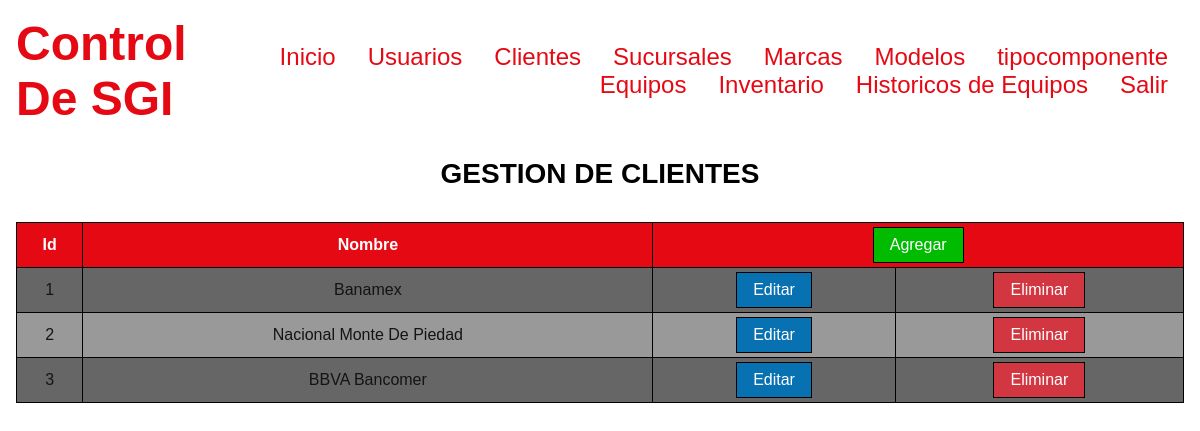
/clientes (signed in), run on the app's committed database.
### tables this page shows
CREATE TABLE t_Clientes
(
  id_clientes INTEGER UNSIGNED PRIMARY KEY AUTO_INCREMENT,
  nombre VARCHAR(80) NOT NULL
);

### Controllers/ViewController.php (called while the page is built, shortened)
<?php
	class ViewController
	{
		private static $view_path= './Views/';
		public function load_view($view)
		{
			require_once(self::$view_path.'header.php');
			require_once(self::$view_path.$view.'.php');
			require_once(self::$view_path.'footer.php');
		}
	}
?>

### index.php (called while the page is built, shortened)
<?php
	require_once('./Controllers/Autoload.php');
	$route= (isset($_GET['r']))?$_GET['r']:'home';
	$scs = new Router($route);
?>

### Controllers/Autoload.php (called while the page is built, shortened)
<?php
class AutoLoad
{
	public function __construct()
	{
		spl_autoload_register(function($class_name)
		{
			$models_path = './Models/'.$class_name.'.php';
			$controllers_path = './Controllers/'.$class_name.'.php';
		});
	}
}
?>

### Controllers/ClientesController.php (called while the page is built, shortened)
<?php
	class ClientesController
	{
		private $modelo;
		public function __construct()
		{
			$this->modelo = new ClientesModel();
		}
		public function get($id_clientes='')
		{
			return $this->modelo->get($id_clientes);
		}
	}
?>

### Models/Model.php (called while the page is built, shortened)
<?php
abstract class Model
{
	private static $db_charset = 'utf-8';
	private $conn;
	protected  $query;
	protected $rows = array();
	private function db_open()
	{
		$this->conn = new mysqli('localhost','root','pcnay2003','ordenservicios');
		$this->conn->set_charset(self::$db_charset);
	}
	protected function get_query()
	{
		$result = $this->conn->query($this->query);
		while ( $this->rows[] = $result->fetch_assoc() );
		return array_pop($this->rows);
	}
}
?>

### Models/ClientesModel.php (called while the page is built, shortened)
<?php
	class ClientesModel extends Model
	{
		public function get($id_clientes='')
		{
			$this->query = ($id_clientes != '')
			?"SELECT * FROM t_Clientes WHERE id_clientes = $id_clientes"
			:"SELECT * FROM t_Clientes";
			$this->get_query();
			$datos = array();
			foreach ($this->rows as $Campo => $Valor)
			{
				array_push($datos,$Valor);
			}
			return $datos;
		}
	}
?>

### Views/clientes.php (the view)
<?php
  print('<h2 class="p1">GESTION DE CLIENTES</h2>');
  $clientes_controller = new ClientesController();
  $clientes = $clientes_controller->get();
  if (empty($clientes))
  {
    print ('
      <div class= "container">
        <p class="item error ">NO EXISTEN CLIENTES</p>
      </div>
      ');
  }
  else
  {
    $template_clientes = '
      <div class="item">
        <table>
          <tr>
            <th>Id</th>
            <th>Nombre</th>
            <th colspan="2">
              <form method="POST">
                <input type="hidden" name="r" value="clientes-add">
                <input class="button add" type = "submit" value="Agregar">
              </form>
            </th>
          </tr>
          ';
    for ($n=0;$n<count($clientes);$n++)
    {
      $template_clientes .='
         <tr>
          <td>'.$clientes[$n]['id_clientes'].'</td>
          <td>'.$clientes[$n]['nombre' ].'</td>
          <td>
            <form method="POST">
              <input type="hidden" name="r" value="clientes-edit">
              <input type="hidden" name="id_clientes" value="'.$clientes[$n]['id_clientes'].' ">
              <input class="button edit" type = "submit" value="Editar">
            </form>
          </td>
          <td>
            <form method="POST">
              <input type="hidden" name="r" value="clientes-delete">
              <input type="hidden" name="id_clientes" value="'.$clientes[$n]['id_clientes'].' ">
              <input class="button delete" type = "submit" value="Eliminar">
            </form>
          </td>
         </tr>
      ';
    }
    $template_clientes .='
        </table>
      </div>
    ';
    print($template_clientes);
  }
?>

### Public/css/estilos.css (style rules this page uses)
html { background-color:#141414; color:#FFF; }
input, textarea, select { color:#141414; }
table { width:100%; color:#141414; }
table td, table th { padding:.25rem; }
table tr:first-child { background-color:#E50914; color:#FFF; }
table tr:nth-child(even) { background-color:#666; }
table tr:nth-child(odd):not(:first-child) { background-color:#999; }
.button { padding:.5rem 1rem; background-color:#E50914; color:#FFF; cursor:pointer; }
.add { background-color:#0B0; }
.edit { background-color:#0871B2; }
.delete { background-color:#D23641; }

### data on the page
t_clientes: id_clientes "1", nombre "Banamex"
t_clientes: id_clientes "2", nombre "Nacional Monte De Piedad"
t_clientes: id_clientes "3", nombre "BBVA Bancomer"
